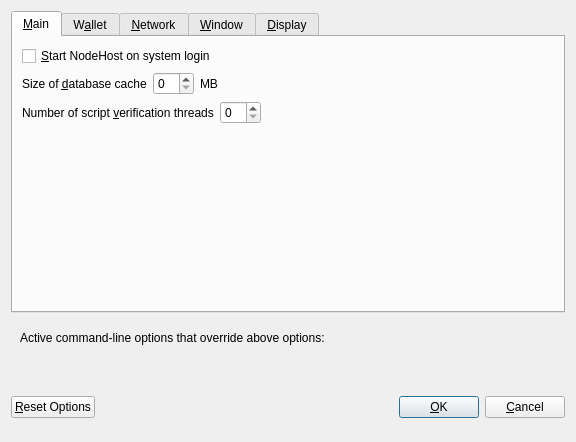
<?xml version="1.0" encoding="UTF-8"?>
<ui version="4.0">
 <class>OptionsDialog</class>
 <widget class="QDialog" name="OptionsDialog">
  <property name="geometry">
   <rect>
    <x>0</x>
    <y>0</y>
    <width>576</width>
    <height>442</height>
   </rect>
  </property>
  <property name="windowTitle">
   <string>Options</string>
  </property>
  <property name="modal">
   <bool>true</bool>
  </property>
  <layout class="QVBoxLayout" name="verticalLayout">
   <item>
    <widget class="QTabWidget" name="tabWidget">
     <property name="currentIndex">
      <number>0</number>
     </property>
     <widget class="QWidget" name="tabMain">
      <attribute name="title">
       <string>&amp;Main</string>
      </attribute>
      <layout class="QVBoxLayout" name="verticalLayout_Main">
       <item>
        <widget class="QCheckBox" name="bitcoinAtStartup">
         <property name="toolTip">
          <string>Automatically start NodeHost after logging in to the system.</string>
         </property>
         <property name="text">
          <string>&amp;Start NodeHost on system login</string>
         </property>
        </widget>
       </item>
       <item>
        <layout class="QHBoxLayout" name="horizontalLayout_2_Main">
         <item>
          <widget class="QLabel" name="databaseCacheLabel">
           <property name="text">
            <string>Size of &amp;database cache</string>
           </property>
           <property name="textFormat">
            <enum>Qt::PlainText</enum>
           </property>
           <property name="buddy">
            <cstring>databaseCache</cstring>
           </property>
          </widget>
         </item>
         <item>
          <widget class="QSpinBox" name="databaseCache"/>
         </item>
         <item>
          <widget class="QLabel" name="databaseCacheUnitLabel">
           <property name="text">
            <string>MB</string>
           </property>
           <property name="textFormat">
            <enum>Qt::PlainText</enum>
           </property>
          </widget>
         </item>
         <item>
          <spacer name="horizontalSpacer_2_Main">
           <property name="orientation">
            <enum>Qt::Horizontal</enum>
           </property>
           <property name="sizeHint" stdset="0">
            <size>
             <width>40</width>
             <height>20</height>
            </size>
           </property>
          </spacer>
         </item>
        </layout>
       </item>
       <item>
        <layout class="QHBoxLayout" name="horizontalLayout_3_Main">
         <item>
          <widget class="QLabel" name="threadsScriptVerifLabel">
           <property name="text">
            <string>Number of script &amp;verification threads</string>
           </property>
           <property name="textFormat">
            <enum>Qt::PlainText</enum>
           </property>
           <property name="buddy">
            <cstring>threadsScriptVerif</cstring>
           </property>
          </widget>
         </item>
         <item>
          <widget class="QSpinBox" name="threadsScriptVerif">
           <property name="toolTip">
            <string>(0 = auto, &lt;0 = leave that many cores free)</string>
           </property>
          </widget>
         </item>
         <item>
          <spacer name="horizontalSpacer_3_Main">
           <property name="orientation">
            <enum>Qt::Horizontal</enum>
           </property>
           <property name="sizeHint" stdset="0">
            <size>
             <width>40</width>
             <height>20</height>
            </size>
           </property>
          </spacer>
         </item>
        </layout>
       </item>
       <item>
        <spacer name="verticalSpacer_2">
         <property name="orientation">
          <enum>Qt::Vertical</enum>
         </property>
         <property name="sizeHint" stdset="0">
          <size>
           <width>20</width>
           <height>40</height>
          </size>
         </property>
        </spacer>
       </item>
      </layout>
     </widget>
     <widget class="QWidget" name="tabWallet">
      <attribute name="title">
       <string>W&amp;allet</string>
      </attribute>
      <layout class="QVBoxLayout" name="verticalLayout_Wallet">
       <item>
        <layout class="QHBoxLayout" name="horizontalLayout_2_Wallet">
         <item>
          <widget class="QLabel" name="labelStakeSplitThresholdText">
           <property name="text">
            <string>Stake split threshold:</string>
           </property>
          </widget>
         </item>
         <item>
          <widget class="QSpinBox" name="spinBoxStakeSplitThreshold">
           <property name="minimum">
            <number>1</number>
           </property>
           <property name="maximum">
            <number>999999</number>
           </property>
          </widget>
         </item>
        </layout>
       </item>
       <item>
        <widget class="QGroupBox" name="groupBox">
         <property name="title">
          <string>Expert</string>
         </property>
         <layout class="QVBoxLayout" name="verticalLayout_2">
          <item>
           <widget class="QCheckBox" name="coinControlFeatures">
            <property name="toolTip">
             <string>Whether to show coin control features or not.</string>
            </property>
            <property name="text">
             <string>Enable coin &amp;control features</string>
            </property>
           </widget>
          </item>
          <item>
           <widget class="QCheckBox" name="showMasternodesTab">
            <property name="toolTip">
             <string>Show additional tab listing all your masternodes in first sub-tab&lt;br/&gt;and all masternodes on the network in second sub-tab.</string>
            </property>
            <property name="text">
             <string>Show Masternodes Tab</string>
            </property>
           </widget>
          </item>
          <item>
           <widget class="QCheckBox" name="spendZeroConfChange">
            <property name="toolTip">
             <string>If you disable the spending of unconfirmed change, the change from a transaction&lt;br/&gt;cannot be used until that transaction has at least one confirmation.&lt;br/&gt;This also affects how your balance is computed.</string>
            </property>
            <property name="text">
             <string>&amp;Spend unconfirmed change</string>
            </property>
           </widget>
          </item>
         </layout>
        </widget>
       </item>
       <item>
        <spacer name="verticalSpacer_Wallet">
         <property name="orientation">
          <enum>Qt::Vertical</enum>
         </property>
         <property name="sizeHint" stdset="0">
          <size>
           <width>20</width>
           <height>40</height>
          </size>
         </property>
        </spacer>
       </item>
      </layout>
     </widget>
     <widget class="QWidget" name="tabNetwork">
      <attribute name="title">
       <string>&amp;Network</string>
      </attribute>
      <layout class="QVBoxLayout" name="verticalLayout_Network">
       <item>
        <widget class="QCheckBox" name="mapPortUpnp">
         <property name="toolTip">
          <string>Automatically open the NodeHost client port on the router. This only works when your router supports UPnP and it is enabled.</string>
         </property>
         <property name="text">
          <string>Map port using &amp;UPnP</string>
         </property>
        </widget>
       </item>
       <item>
        <widget class="QCheckBox" name="allowIncoming">
         <property name="toolTip">
          <string>Accept connections from outside</string>
         </property>
         <property name="text">
          <string>Allow incoming connections</string>
         </property>
        </widget>
       </item>
       <item>
        <widget class="QCheckBox" name="connectSocks">
         <property name="toolTip">
          <string>Connect to the NodeHost network through a SOCKS5 proxy.</string>
         </property>
         <property name="text">
          <string>&amp;Connect through SOCKS5 proxy (default proxy):</string>
         </property>
        </widget>
       </item>
       <item>
        <layout class="QHBoxLayout" name="horizontalLayout_1_Network">
         <item>
          <widget class="QLabel" name="proxyIpLabel">
           <property name="text">
            <string>Proxy &amp;IP:</string>
           </property>
           <property name="textFormat">
            <enum>Qt::PlainText</enum>
           </property>
           <property name="buddy">
            <cstring>proxyIp</cstring>
           </property>
          </widget>
         </item>
         <item>
          <widget class="QValidatedLineEdit" name="proxyIp">
           <property name="minimumSize">
            <size>
             <width>140</width>
             <height>0</height>
            </size>
           </property>
           <property name="maximumSize">
            <size>
             <width>140</width>
             <height>16777215</height>
            </size>
           </property>
           <property name="toolTip">
            <string>IP address of the proxy (e.g. IPv4: 127.0.0.1 / IPv6: ::1)</string>
           </property>
          </widget>
         </item>
         <item>
          <widget class="QLabel" name="proxyPortLabel">
           <property name="text">
            <string>&amp;Port:</string>
           </property>
           <property name="textFormat">
            <enum>Qt::PlainText</enum>
           </property>
           <property name="buddy">
            <cstring>proxyPort</cstring>
           </property>
          </widget>
         </item>
         <item>
          <widget class="QLineEdit" name="proxyPort">
           <property name="minimumSize">
            <size>
             <width>55</width>
             <height>0</height>
            </size>
           </property>
           <property name="maximumSize">
            <size>
             <width>55</width>
             <height>16777215</height>
            </size>
           </property>
           <property name="toolTip">
            <string>Port of the proxy (e.g. 9050)</string>
           </property>
          </widget>
         </item>
         <item>
          <spacer name="horizontalSpacer_1_Network">
           <property name="orientation">
            <enum>Qt::Horizontal</enum>
           </property>
           <property name="sizeHint" stdset="0">
            <size>
             <width>40</width>
             <height>20</height>
            </size>
           </property>
          </spacer>
         </item>
        </layout>
       </item>
       <item>
        <spacer name="verticalSpacer_Network">
         <property name="orientation">
          <enum>Qt::Vertical</enum>
         </property>
         <property name="sizeHint" stdset="0">
          <size>
           <width>20</width>
           <height>40</height>
          </size>
         </property>
        </spacer>
       </item>
      </layout>
     </widget>
     <widget class="QWidget" name="tabWindow">
      <attribute name="title">
       <string>&amp;Window</string>
      </attribute>
      <layout class="QVBoxLayout" name="verticalLayout_Window">
       <item>
        <widget class="QCheckBox" name="minimizeToTray">
         <property name="toolTip">
          <string>Show only a tray icon after minimizing the window.</string>
         </property>
         <property name="text">
          <string>&amp;Minimize to the tray instead of the taskbar</string>
         </property>
        </widget>
       </item>
       <item>
        <widget class="QCheckBox" name="minimizeOnClose">
         <property name="toolTip">
          <string>Minimize instead of exit the application when the window is closed. When this option is enabled, the application will be closed only after selecting Quit in the menu.</string>
         </property>
         <property name="text">
          <string>M&amp;inimize on close</string>
         </property>
        </widget>
       </item>
       <item>
        <spacer name="verticalSpacer_Window">
         <property name="orientation">
          <enum>Qt::Vertical</enum>
         </property>
         <property name="sizeHint" stdset="0">
          <size>
           <width>20</width>
           <height>40</height>
          </size>
         </property>
        </spacer>
       </item>
      </layout>
     </widget>
     <widget class="QWidget" name="tabDisplay">
      <attribute name="title">
       <string>&amp;Display</string>
      </attribute>
      <layout class="QVBoxLayout" name="verticalLayout_Display">
       <item>
        <layout class="QHBoxLayout" name="horizontalLayout_1_Display">
         <item>
          <widget class="QLabel" name="langLabel">
           <property name="text">
            <string>User Interface &amp;language:</string>
           </property>
           <property name="textFormat">
            <enum>Qt::PlainText</enum>
           </property>
           <property name="buddy">
            <cstring>lang</cstring>
           </property>
          </widget>
         </item>
         <item>
          <widget class="QValueComboBox" name="lang">
           <property name="toolTip">
            <string>The user interface language can be set here. This setting will take effect after restarting NodeHost.</string>
           </property>
          </widget>
         </item>
        </layout>
       </item>
       <item>
        <widget class="Line" name="line">
         <property name="orientation">
          <enum>Qt::Horizontal</enum>
         </property>
        </widget>
       </item>
       <item>
        <layout class="QHBoxLayout" name="horizontalLayout_2_Display">
         <item>
          <widget class="QLabel" name="unitLabel">
           <property name="text">
            <string>&amp;Unit to show amounts in:</string>
           </property>
           <property name="textFormat">
            <enum>Qt::PlainText</enum>
           </property>
           <property name="buddy">
            <cstring>unit</cstring>
           </property>
          </widget>
         </item>
         <item>
          <widget class="QValueComboBox" name="unit">
           <property name="toolTip">
            <string>Choose the default subdivision unit to show in the interface and when sending coins.</string>
           </property>
          </widget>
         </item>
        </layout>
       </item>
       <item>
        <layout class="QHBoxLayout" name="horizontalLayout_5_Display">
         <item>
          <widget class="QLabel" name="digitsLabel">
           <property name="text">
            <string>Decimal digits</string>
           </property>
          </widget>
         </item>
         <item>
          <widget class="QValueComboBox" name="digits"/>
         </item>
        </layout>
       </item>
       <item>
        <widget class="QCheckBox" name="checkBoxHideZeroBalances">
         <property name="toolTip">
          <string>Hide empty balances</string>
         </property>
         <property name="layoutDirection">
          <enum>Qt::LeftToRight</enum>
         </property>
         <property name="text">
          <string>Hide empty balances</string>
         </property>
        </widget>
       </item>
       <item>
        <layout class="QHBoxLayout" name="horizontalLayout_3_Display">
         <item>
          <widget class="QLabel" name="thirdPartyTxUrlsLabel">
           <property name="toolTip">
            <string>Third party URLs (e.g. a block explorer) that appear in the transactions tab as context menu items. %s in the URL is replaced by transaction hash. Multiple URLs are separated by vertical bar |.</string>
           </property>
           <property name="text">
            <string>Third party transaction URLs</string>
           </property>
           <property name="buddy">
            <cstring>thirdPartyTxUrls</cstring>
           </property>
          </widget>
         </item>
         <item>
          <widget class="QLineEdit" name="thirdPartyTxUrls">
           <property name="toolTip">
            <string>Third party URLs (e.g. a block explorer) that appear in the transactions tab as context menu items. %s in the URL is replaced by transaction hash. Multiple URLs are separated by vertical bar |.</string>
           </property>
          </widget>
         </item>
        </layout>
       </item>
       <item>
        <spacer name="verticalSpacer">
         <property name="orientation">
          <enum>Qt::Vertical</enum>
         </property>
         <property name="sizeHint" stdset="0">
          <size>
           <width>20</width>
           <height>40</height>
          </size>
         </property>
        </spacer>
       </item>
      </layout>
     </widget>
    </widget>
   </item>
   <item>
    <widget class="QFrame" name="frame">
     <layout class="QVBoxLayout" name="verticalLayout_Bottom">
      <item>
       <layout class="QHBoxLayout" name="horizontalLayout_Bottom">
        <item>
         <widget class="QLabel" name="overriddenByCommandLineInfoLabel">
          <property name="text">
           <string>Active command-line options that override above options:</string>
          </property>
          <property name="textFormat">
           <enum>Qt::PlainText</enum>
          </property>
         </widget>
        </item>
        <item>
         <spacer name="horizontalSpacer_Bottom">
          <property name="orientation">
           <enum>Qt::Horizontal</enum>
          </property>
          <property name="sizeHint" stdset="0">
           <size>
            <width>40</width>
            <height>20</height>
           </size>
          </property>
         </spacer>
        </item>
       </layout>
      </item>
      <item>
       <widget class="QLabel" name="overriddenByCommandLineLabel">
        <property name="text">
         <string/>
        </property>
        <property name="textFormat">
         <enum>Qt::PlainText</enum>
        </property>
        <property name="wordWrap">
         <bool>true</bool>
        </property>
       </widget>
      </item>
     </layout>
    </widget>
   </item>
   <item>
    <layout class="QHBoxLayout" name="horizontalLayout_Buttons">
     <item>
      <widget class="QPushButton" name="resetButton">
       <property name="toolTip">
        <string>Reset all client options to default.</string>
       </property>
       <property name="text">
        <string>&amp;Reset Options</string>
       </property>
       <property name="autoDefault">
        <bool>false</bool>
       </property>
      </widget>
     </item>
     <item>
      <spacer name="horizontalSpacer_1">
       <property name="orientation">
        <enum>Qt::Horizontal</enum>
       </property>
       <property name="sizeHint" stdset="0">
        <size>
         <width>40</width>
         <height>48</height>
        </size>
       </property>
      </spacer>
     </item>
     <item>
      <widget class="QLabel" name="statusLabel">
       <property name="minimumSize">
        <size>
         <width>200</width>
         <height>0</height>
        </size>
       </property>
       <property name="font">
        <font>
         <weight>75</weight>
         <bold>true</bold>
        </font>
       </property>
       <property name="text">
        <string/>
       </property>
       <property name="textFormat">
        <enum>Qt::PlainText</enum>
       </property>
       <property name="wordWrap">
        <bool>true</bool>
       </property>
      </widget>
     </item>
     <item>
      <spacer name="horizontalSpacer_2">
       <property name="orientation">
        <enum>Qt::Horizontal</enum>
       </property>
       <property name="sizeHint" stdset="0">
        <size>
         <width>40</width>
         <height>48</height>
        </size>
       </property>
      </spacer>
     </item>
     <item>
      <widget class="QPushButton" name="okButton">
       <property name="text">
        <string>&amp;OK</string>
       </property>
       <property name="autoDefault">
        <bool>false</bool>
       </property>
       <property name="default">
        <bool>true</bool>
       </property>
      </widget>
     </item>
     <item>
      <widget class="QPushButton" name="cancelButton">
       <property name="text">
        <string>&amp;Cancel</string>
       </property>
       <property name="autoDefault">
        <bool>false</bool>
       </property>
      </widget>
     </item>
    </layout>
   </item>
  </layout>
 </widget>
 <customwidgets>
  <customwidget>
   <class>QValidatedLineEdit</class>
   <extends>QLineEdit</extends>
   <header>qvalidatedlineedit.h</header>
  </customwidget>
  <customwidget>
   <class>QValueComboBox</class>
   <extends>QComboBox</extends>
   <header>qvaluecombobox.h</header>
  </customwidget>
 </customwidgets>
 <resources/>
 <connections/>
</ui>
